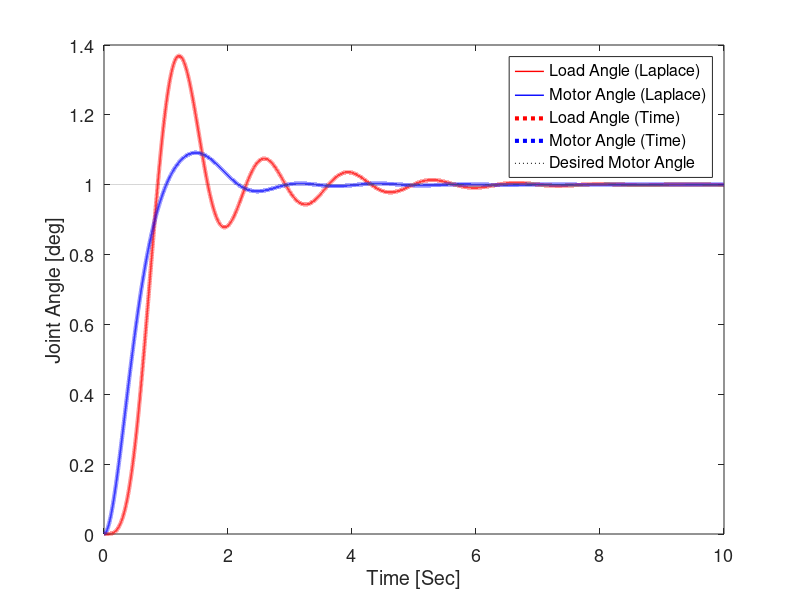

Write the MATLAB code that produced this figure.
% This code is programmed by Sung Yul Shin (syshin0228@utexas.edu) for Robotics Modeling and Control course by Dr. James Sulzer from University of Texas at Austin 
clc
clear all
close all

% PD controller with motor angle feedback in Laplace and Time domain

% Sampling rate info
Hz = 10000;
dt = 1/Hz;

% System parameters
Jl = 1;     % Load inertia 
Bl = 1;     % Load damping constant
Jm = 10;    % Motor inertia 
Bm = 10;    % Motor damping constant
k = 20;     % Torsional stiffness b/w load and motor

% Control gain
Kp = 100;   % P gain
Kd = 30;    % D gain

% System Transfer function with motor angle feedback --> Input: desired step angle, Output: load angle
den_cl = [Jl*Jm Jl*Bm+Jm*Bl+Jl*Kd (k*(Jl+Jm)+Bl*Bm+Kd*Bl+Kp*Jl) k*(Bl+Bm)+k*Kd+Kp*Bl Kp*k];
num_cl = [k*Kp];
sys_cl = tf(num_cl,den_cl)

% System Transfer function with motor angle feedback --> Input: desired step angle, Output: motor angle
den_cm = [Jl*Jm Jl*Bm+Jm*Bl+Jl*Kd (k*(Jl+Jm)+Bl*Bm+Kd*Bl+Kp*Jl) k*(Bl+Bm)+k*Kd+Kp*Bl Kp*k];
num_cm = [Jl Bl k]*Kp;
sys_cm = tf(num_cm,den_cm)

% Simulation time
t0 = 0.0;   % Initial time
tf = 10.0;   % Final time
time = [t0:1:tf*Hz]*dt; % Time

% Step input
[y_cl,t] = step(sys_cl,time);
[y_cm,t] = step(sys_cm,time);

figure(1)
h1 = plot(t, y_cl, 'r','linewidth',1);
hold on
h2 = plot(t, y_cm, 'b','linewidth',1);
ylabel('Joint Angle [deg]')
xlabel('Time [Sec]')
set(gca,'fontsize',13)

% Initialization
ddth_l = 0;
dth_l = 0;
th_l = 0;
ddth_m = 0;
dth_m = 0;
th_m = 0;
th_d = 1;  % Desired step input

% Simulation in time domain
for i = 1:1:length(time)
    t = time(i);
    u = Kp*(th_d - th_m) - Kd*dth_m;                        % PD controller with motor angle feedback
    ddth_m = (1/Jm) * (u - Bm*dth_m + k*(th_l - th_m));     % Motor dynamics
    ddth_l = (1/Jl) * (- Bl*dth_l + k*(th_m - th_l));       % Load dynamics
    
    % Numerical integration
    dth_m = dth_m + ddth_m*dt;
    th_m = th_m + dth_m*dt;
    dth_l = dth_l + ddth_l*dt;
    th_l = th_l + dth_l*dt;
    
    th_d_out(i) = th_d;
    ddth_m_out(i) = ddth_m;
    dth_m_out(i) = dth_m;
    th_m_out(i) = th_m;
    u_m_out(i) = u;
    
    ddth_l_out(i) = ddth_l;
    dth_l_out(i) = dth_l;
    th_l_out(i) = th_l;
    
end

figure(1)
h3 = plot(time, th_l_out,'r:','linewidth',3);
h4 = plot(time, th_m_out,'b:','linewidth',3);
h5 = plot(time,th_d_out,'k:');
ylabel('Joint Angle [deg]')
xlabel('Time [Sec]')
legend([h1, h2, h3, h4, h5], 'Load Angle (Laplace)', 'Motor Angle (Laplace)', 'Load Angle (Time)', 'Motor Angle (Time)', 'Desired Motor Angle')
set(gca,'fontsize',13)
